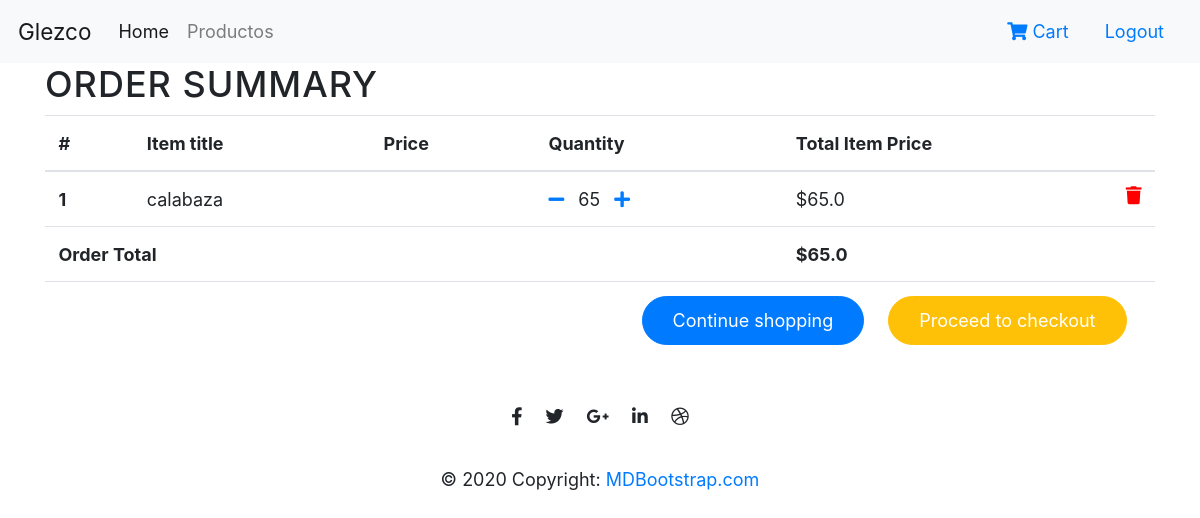
The app's page /order-summary/ (signed in) with its own data.
### core/models.py (models this page shows, shortened)
class OrderItem(models.Model):
    user = models.ForeignKey(settings.AUTH_USER_MODEL, on_delete=models.CASCADE)
    ordered = models.BooleanField(default=False)
    item = models.ForeignKey(productos, on_delete=models.CASCADE)
    quantity = models.IntegerField(default=1)
    def get_total_item_price(self):
        return self.quantity * self.item.price

class productos(models.Model):
    titulo = models.CharField(max_length=100)
    descripcion = models.TextField(blank=True)
    price = models.FloatField(default=1) #quitar
    image = models.ImageField(upload_to='media/core/images/')
    slug = models.SlugField(null=False, unique=True)
    disponible = models.BooleanField(default=True)

class Order(models.Model):
    user = models.ForeignKey(settings.AUTH_USER_MODEL, on_delete=models.CASCADE)
    items = models.ManyToManyField(OrderItem)
    start_date = models.DateTimeField(auto_now_add=True)
    ordered_date = models.DateTimeField(null=True, blank=True)
    ordered = models.BooleanField(default=False)
    shipping_address = models.ManyToManyField(DireccionEntrega)
    being_delivered = models.BooleanField(default=False)
    received = models.BooleanField(default=False)
    cancelled = models.BooleanField(default=False)
    ordered_date_pedido = models.DateTimeField(null=True, blank=True)
    def get_total(self):
        total = 0
        for order_item in self.items.all():
            total += order_item.get_total_item_price()
        return total

### core/views.py (the view)
# urls.py: path('order-summary/', views.OrderSummaryView.as_view(), name='order-summary'),
class OrderSummaryView(LoginRequiredMixin, View):
    def get(self, *args, **kwargs):
        order = Order.objects.get(user=self.request.user, ordered=False)
        context = {
            'object': order
        }
        return render(self.request, 'core/order_summary.html', context)

### core/templates/core/order_summary.html (shortened to what this page needs)
{% extends "core/base.html" %}
{% block content %}
<main>
    <div class="container">
    <div class="table-responsive text-nowrap">
    <h2>Order Summary</h2>
    <table class="table">
        <thead>
        <tr>
            <th scope="col">#</th>
            <th scope="col">Item title</th>
            <th scope="col">Price</th>
            <th scope="col">Quantity</th>
            <th scope="col">Total Item Price</th>
        </tr>
        </thead>
        <tbody>
        {% for order_item in object.items.all %}
        <tr>
            <th scope="row">{{ forloop.counter }}</th>
            <td>{{ order_item.item.titulo }}</td>
            <td>{{ order_item.item.precio }}</td>
            <td>
                <a href="{% url 'remove-one-from-cart' order_item.item.slug %}"><i class="fas fa-minus mr-2"></i></a>
                {{ order_item.quantity }}
                <a href="{% url 'add-one-from-cart' order_item.item.slug %}"><i class="fas fa-plus ml-2"></i></a>
            </td>
            <td>
            {% if order_item.item.discount_price %}
                ${{ order_item.get_total_discount_item_price }}
                <span class="badge badge-primary">Saving ${{ order_item.get_amount_saved }}</span>
            {% else %}
                ${{ order_item.get_total_item_price }}
            {% endif %}
            <a style='color: red;' href="{% url 'remove-from-cart' order_item.item.slug %}">
                <i class="fas fa-trash float-right"></i>
            </a>
            </td>
        </tr>
        {% endfor %}
        {% if object.get_total %}
        <tr>
            <td colspan="4"><b>Order Total</b></td>
            <td><b>${{ object.get_total }}</b></td>
        </tr>
        <tr>
            <td colspan="5">
            <a class='btn btn-warning float-right ml-2' href='/checkout/'>Proceed to checkout</a>
            <a class='btn btn-primary float-right' href='/'>Continue shopping</a>
            </td>
        </tr>
        {% endif %}
        </tbody>
    </table>
    </div>
    </div>
  </main>
  {% endblock content %}

### core/static/core/style-glezco.css (style rules this page uses)
* { margin: 0; padding: 0; box-sizing: border-box; }
html { font-family: Fine-Eroded; font-size: 18px; }
h1, h2, h3, h4 { font-weight: 300; text-transform: uppercase; letter-spacing: 1px; }
.btn:link, .btn:visited { display: inline-block; padding: 10px 30px; font-weight: 400; text-decoration: none; border-radius: 200px; color: #ffffff; transition: background-color 0.4s, border 0.4s, color 0.4s; margin-right: 15px; }

### records on screen
OrderItem: item.titulo "calabaza", quantity "65", get_total_item_price "65.0"
Order: get_total "65.0"
